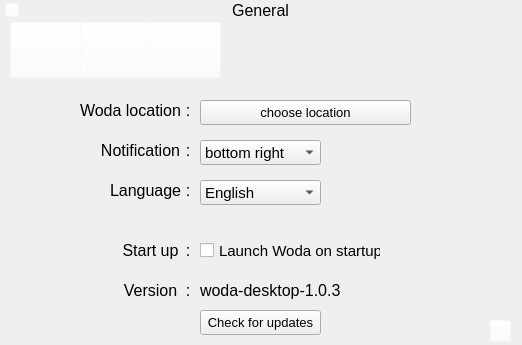
<?xml version="1.0" encoding="UTF-8"?>
<ui version="4.0">
 <class>GeneralGUI</class>
 <widget class="QWidget" name="GeneralGUI">
  <property name="geometry">
   <rect>
    <x>0</x>
    <y>0</y>
    <width>522</width>
    <height>345</height>
   </rect>
  </property>
  <property name="minimumSize">
   <size>
    <width>522</width>
    <height>345</height>
   </size>
  </property>
  <property name="maximumSize">
   <size>
    <width>522</width>
    <height>345</height>
   </size>
  </property>
  <property name="windowTitle">
   <string>General</string>
  </property>
  <property name="windowIcon">
   <iconset resource="../woda.qrc">
    <normaloff>:/logoTray</normaloff>:/logoTray</iconset>
  </property>
  <property name="styleSheet">
   <string notr="true"/>
  </property>
  <widget class="QLabel" name="labelTitle">
   <property name="geometry">
    <rect>
     <x>220</x>
     <y>0</y>
     <width>81</width>
     <height>21</height>
    </rect>
   </property>
   <property name="text">
    <string>&lt;html&gt;&lt;head/&gt;&lt;body&gt;&lt;p align=&quot;center&quot;&gt;&lt;span style=&quot; font-size:12pt;&quot;&gt;General&lt;/span&gt;&lt;/p&gt;&lt;/body&gt;&lt;/html&gt;</string>
   </property>
  </widget>
  <widget class="QLabel" name="labelGeneral">
   <property name="geometry">
    <rect>
     <x>10</x>
     <y>57</y>
     <width>71</width>
     <height>21</height>
    </rect>
   </property>
   <property name="text">
    <string>&lt;html&gt;&lt;head/&gt;&lt;body&gt;&lt;p align=&quot;center&quot;&gt;&lt;span style=&quot; font-size:10pt;&quot;&gt;General&lt;/span&gt;&lt;/p&gt;&lt;/body&gt;&lt;/html&gt;</string>
   </property>
  </widget>
  <widget class="QLabel" name="labelAccount">
   <property name="geometry">
    <rect>
     <x>80</x>
     <y>57</y>
     <width>71</width>
     <height>20</height>
    </rect>
   </property>
   <property name="text">
    <string>&lt;html&gt;&lt;head/&gt;&lt;body&gt;&lt;p align=&quot;center&quot;&gt;&lt;span style=&quot; font-size:10pt;&quot;&gt;Account&lt;/span&gt;&lt;/p&gt;&lt;/body&gt;&lt;/html&gt;</string>
   </property>
  </widget>
  <widget class="QLabel" name="labelSync">
   <property name="geometry">
    <rect>
     <x>150</x>
     <y>57</y>
     <width>71</width>
     <height>20</height>
    </rect>
   </property>
   <property name="text">
    <string>&lt;html&gt;&lt;head/&gt;&lt;body&gt;&lt;p align=&quot;center&quot;&gt;&lt;span style=&quot; font-size:10pt;&quot;&gt;Sync&lt;/span&gt;&lt;/p&gt;&lt;/body&gt;&lt;/html&gt;</string>
   </property>
  </widget>
  <widget class="QPushButton" name="pushButtonClose">
   <property name="geometry">
    <rect>
     <x>5</x>
     <y>3</y>
     <width>14</width>
     <height>14</height>
    </rect>
   </property>
   <property name="minimumSize">
    <size>
     <width>14</width>
     <height>14</height>
    </size>
   </property>
   <property name="maximumSize">
    <size>
     <width>14</width>
     <height>14</height>
    </size>
   </property>
   <property name="styleSheet">
    <string notr="true">background-color: rgba(255, 255, 255, 0);</string>
   </property>
   <property name="text">
    <string/>
   </property>
   <property name="icon">
    <iconset resource="../woda.qrc">
     <normaloff>:/close</normaloff>:/close</iconset>
   </property>
   <property name="iconSize">
    <size>
     <width>14</width>
     <height>14</height>
    </size>
   </property>
  </widget>
  <widget class="QPushButton" name="pushButtonGeneral">
   <property name="geometry">
    <rect>
     <x>10</x>
     <y>22</y>
     <width>71</width>
     <height>56</height>
    </rect>
   </property>
   <property name="minimumSize">
    <size>
     <width>71</width>
     <height>56</height>
    </size>
   </property>
   <property name="maximumSize">
    <size>
     <width>71</width>
     <height>56</height>
    </size>
   </property>
   <property name="styleSheet">
    <string notr="true">background-color: rgba(255, 255, 255, 0);</string>
   </property>
   <property name="text">
    <string/>
   </property>
   <property name="icon">
    <iconset resource="../woda.qrc">
     <normaloff>:/tabGeneralOn</normaloff>:/tabGeneralOn</iconset>
   </property>
   <property name="iconSize">
    <size>
     <width>71</width>
     <height>56</height>
    </size>
   </property>
  </widget>
  <widget class="QPushButton" name="pushButtonAccount">
   <property name="geometry">
    <rect>
     <x>80</x>
     <y>22</y>
     <width>71</width>
     <height>56</height>
    </rect>
   </property>
   <property name="minimumSize">
    <size>
     <width>71</width>
     <height>56</height>
    </size>
   </property>
   <property name="maximumSize">
    <size>
     <width>71</width>
     <height>56</height>
    </size>
   </property>
   <property name="styleSheet">
    <string notr="true">background-color: rgba(255, 255, 255, 0);</string>
   </property>
   <property name="text">
    <string/>
   </property>
   <property name="icon">
    <iconset resource="../woda.qrc">
     <normaloff>:/tabAccountOff</normaloff>:/tabAccountOff</iconset>
   </property>
   <property name="iconSize">
    <size>
     <width>71</width>
     <height>56</height>
    </size>
   </property>
  </widget>
  <widget class="QPushButton" name="pushButtonSync">
   <property name="geometry">
    <rect>
     <x>150</x>
     <y>22</y>
     <width>71</width>
     <height>56</height>
    </rect>
   </property>
   <property name="minimumSize">
    <size>
     <width>71</width>
     <height>56</height>
    </size>
   </property>
   <property name="maximumSize">
    <size>
     <width>71</width>
     <height>56</height>
    </size>
   </property>
   <property name="styleSheet">
    <string notr="true">background-color: rgba(255, 255, 255, 0);</string>
   </property>
   <property name="text">
    <string/>
   </property>
   <property name="icon">
    <iconset resource="../woda.qrc">
     <normaloff>:/tabSyncOff</normaloff>:/tabSyncOff</iconset>
   </property>
   <property name="iconSize">
    <size>
     <width>71</width>
     <height>56</height>
    </size>
   </property>
  </widget>
  <widget class="QLabel" name="labelWodaLocation">
   <property name="geometry">
    <rect>
     <x>80</x>
     <y>100</y>
     <width>101</width>
     <height>21</height>
    </rect>
   </property>
   <property name="text">
    <string>&lt;html&gt;&lt;head/&gt;&lt;body&gt;&lt;p align=&quot;center&quot;&gt;&lt;span style=&quot; font-size:12pt;&quot;&gt;Woda location&lt;/span&gt;&lt;/p&gt;&lt;/body&gt;&lt;/html&gt;</string>
   </property>
  </widget>
  <widget class="QLabel" name="labelLanguage">
   <property name="geometry">
    <rect>
     <x>110</x>
     <y>180</y>
     <width>71</width>
     <height>21</height>
    </rect>
   </property>
   <property name="text">
    <string>&lt;html&gt;&lt;head/&gt;&lt;body&gt;&lt;p align=&quot;center&quot;&gt;&lt;span style=&quot; font-size:12pt;&quot;&gt;Language&lt;/span&gt;&lt;/p&gt;&lt;/body&gt;&lt;/html&gt;</string>
   </property>
  </widget>
  <widget class="QLabel" name="labelNotification">
   <property name="geometry">
    <rect>
     <x>100</x>
     <y>140</y>
     <width>81</width>
     <height>21</height>
    </rect>
   </property>
   <property name="text">
    <string>&lt;html&gt;&lt;head/&gt;&lt;body&gt;&lt;p align=&quot;center&quot;&gt;&lt;span style=&quot; font-size:12pt;&quot;&gt;Notification&lt;/span&gt;&lt;/p&gt;&lt;/body&gt;&lt;/html&gt;</string>
   </property>
  </widget>
  <widget class="QLabel" name="labelSpacer1">
   <property name="geometry">
    <rect>
     <x>180</x>
     <y>100</y>
     <width>16</width>
     <height>21</height>
    </rect>
   </property>
   <property name="text">
    <string>&lt;html&gt;&lt;head/&gt;&lt;body&gt;&lt;p align=&quot;center&quot;&gt;&lt;span style=&quot; font-size:12pt;&quot;&gt;:&lt;/span&gt;&lt;/p&gt;&lt;/body&gt;&lt;/html&gt;</string>
   </property>
  </widget>
  <widget class="QLabel" name="labelSpacer2">
   <property name="geometry">
    <rect>
     <x>180</x>
     <y>140</y>
     <width>16</width>
     <height>21</height>
    </rect>
   </property>
   <property name="text">
    <string>&lt;html&gt;&lt;head/&gt;&lt;body&gt;&lt;p align=&quot;center&quot;&gt;&lt;span style=&quot; font-size:12pt;&quot;&gt;:&lt;/span&gt;&lt;/p&gt;&lt;/body&gt;&lt;/html&gt;</string>
   </property>
  </widget>
  <widget class="QLabel" name="labelSpacer3">
   <property name="geometry">
    <rect>
     <x>180</x>
     <y>180</y>
     <width>16</width>
     <height>21</height>
    </rect>
   </property>
   <property name="text">
    <string>&lt;html&gt;&lt;head/&gt;&lt;body&gt;&lt;p align=&quot;center&quot;&gt;&lt;span style=&quot; font-size:12pt;&quot;&gt;:&lt;/span&gt;&lt;/p&gt;&lt;/body&gt;&lt;/html&gt;</string>
   </property>
  </widget>
  <widget class="QComboBox" name="comboBoxNotification">
   <property name="geometry">
    <rect>
     <x>200</x>
     <y>140</y>
     <width>121</width>
     <height>25</height>
    </rect>
   </property>
   <property name="font">
    <font>
     <pointsize>11</pointsize>
    </font>
   </property>
   <item>
    <property name="text">
     <string>bottom right</string>
    </property>
   </item>
   <item>
    <property name="text">
     <string>top left</string>
    </property>
   </item>
   <item>
    <property name="text">
     <string>top right</string>
    </property>
   </item>
   <item>
    <property name="text">
     <string>bottom left</string>
    </property>
   </item>
  </widget>
  <widget class="QComboBox" name="comboBoxLanguage">
   <property name="geometry">
    <rect>
     <x>200</x>
     <y>180</y>
     <width>121</width>
     <height>25</height>
    </rect>
   </property>
   <property name="font">
    <font>
     <pointsize>11</pointsize>
    </font>
   </property>
   <item>
    <property name="text">
     <string>English</string>
    </property>
   </item>
  </widget>
  <widget class="QPushButton" name="pushButtonLocation">
   <property name="geometry">
    <rect>
     <x>200</x>
     <y>100</y>
     <width>211</width>
     <height>25</height>
    </rect>
   </property>
   <property name="font">
    <font>
     <pointsize>10</pointsize>
    </font>
   </property>
   <property name="text">
    <string>choose location</string>
   </property>
  </widget>
  <widget class="QLabel" name="imgSpacer">
   <property name="geometry">
    <rect>
     <x>70</x>
     <y>220</y>
     <width>350</width>
     <height>3</height>
    </rect>
   </property>
   <property name="minimumSize">
    <size>
     <width>350</width>
     <height>3</height>
    </size>
   </property>
   <property name="maximumSize">
    <size>
     <width>350</width>
     <height>3</height>
    </size>
   </property>
   <property name="text">
    <string/>
   </property>
   <property name="pixmap">
    <pixmap resource="../woda.qrc">:/spacer</pixmap>
   </property>
  </widget>
  <widget class="QLabel" name="labelSpacer4">
   <property name="geometry">
    <rect>
     <x>180</x>
     <y>240</y>
     <width>16</width>
     <height>21</height>
    </rect>
   </property>
   <property name="text">
    <string>&lt;html&gt;&lt;head/&gt;&lt;body&gt;&lt;p align=&quot;center&quot;&gt;&lt;span style=&quot; font-size:12pt;&quot;&gt;:&lt;/span&gt;&lt;/p&gt;&lt;/body&gt;&lt;/html&gt;</string>
   </property>
  </widget>
  <widget class="QLabel" name="labelStartUp">
   <property name="geometry">
    <rect>
     <x>120</x>
     <y>240</y>
     <width>61</width>
     <height>21</height>
    </rect>
   </property>
   <property name="text">
    <string>&lt;html&gt;&lt;head/&gt;&lt;body&gt;&lt;p align=&quot;center&quot;&gt;&lt;span style=&quot; font-size:12pt;&quot;&gt;Start up&lt;/span&gt;&lt;/p&gt;&lt;/body&gt;&lt;/html&gt;</string>
   </property>
  </widget>
  <widget class="QCheckBox" name="checkBoxStartUp">
   <property name="geometry">
    <rect>
     <x>200</x>
     <y>240</y>
     <width>181</width>
     <height>21</height>
    </rect>
   </property>
   <property name="font">
    <font>
     <pointsize>11</pointsize>
    </font>
   </property>
   <property name="text">
    <string>Launch Woda on startup</string>
   </property>
  </widget>
  <widget class="QLabel" name="labelNameVersion">
   <property name="geometry">
    <rect>
     <x>120</x>
     <y>280</y>
     <width>61</width>
     <height>21</height>
    </rect>
   </property>
   <property name="text">
    <string>&lt;html&gt;&lt;head/&gt;&lt;body&gt;&lt;p align=&quot;center&quot;&gt;&lt;span style=&quot; font-size:12pt;&quot;&gt;Version&lt;/span&gt;&lt;/p&gt;&lt;/body&gt;&lt;/html&gt;</string>
   </property>
  </widget>
  <widget class="QLabel" name="labelSpacer5">
   <property name="geometry">
    <rect>
     <x>180</x>
     <y>280</y>
     <width>16</width>
     <height>21</height>
    </rect>
   </property>
   <property name="text">
    <string>&lt;html&gt;&lt;head/&gt;&lt;body&gt;&lt;p align=&quot;center&quot;&gt;&lt;span style=&quot; font-size:12pt;&quot;&gt;:&lt;/span&gt;&lt;/p&gt;&lt;/body&gt;&lt;/html&gt;</string>
   </property>
  </widget>
  <widget class="QLabel" name="labelVersion">
   <property name="geometry">
    <rect>
     <x>200</x>
     <y>280</y>
     <width>291</width>
     <height>21</height>
    </rect>
   </property>
   <property name="text">
    <string>&lt;html&gt;&lt;head/&gt;&lt;body&gt;&lt;p&gt;&lt;span style=&quot; font-size:12pt;&quot;&gt;woda-desktop-1.0.3&lt;/span&gt;&lt;/p&gt;&lt;/body&gt;&lt;/html&gt;</string>
   </property>
  </widget>
  <widget class="QPushButton" name="pushButtonCheckUpdate">
   <property name="geometry">
    <rect>
     <x>200</x>
     <y>310</y>
     <width>121</width>
     <height>25</height>
    </rect>
   </property>
   <property name="font">
    <font>
     <pointsize>10</pointsize>
    </font>
   </property>
   <property name="text">
    <string>Check for updates</string>
   </property>
  </widget>
  <widget class="QPushButton" name="pushButtonWebApp">
   <property name="geometry">
    <rect>
     <x>490</x>
     <y>320</y>
     <width>21</width>
     <height>22</height>
    </rect>
   </property>
   <property name="minimumSize">
    <size>
     <width>21</width>
     <height>22</height>
    </size>
   </property>
   <property name="maximumSize">
    <size>
     <width>21</width>
     <height>22</height>
    </size>
   </property>
   <property name="styleSheet">
    <string notr="true">background-color: rgba(255, 255, 255, 0);</string>
   </property>
   <property name="text">
    <string/>
   </property>
   <property name="icon">
    <iconset resource="../woda.qrc">
     <normaloff>:/webapp</normaloff>:/webapp</iconset>
   </property>
   <property name="iconSize">
    <size>
     <width>21</width>
     <height>22</height>
    </size>
   </property>
  </widget>
  <zorder>labelSync</zorder>
  <zorder>labelGeneral</zorder>
  <zorder>labelAccount</zorder>
  <zorder>labelTitle</zorder>
  <zorder>pushButtonClose</zorder>
  <zorder>pushButtonGeneral</zorder>
  <zorder>pushButtonAccount</zorder>
  <zorder>pushButtonSync</zorder>
  <zorder>labelWodaLocation</zorder>
  <zorder>labelLanguage</zorder>
  <zorder>labelNotification</zorder>
  <zorder>labelSpacer1</zorder>
  <zorder>labelSpacer2</zorder>
  <zorder>labelSpacer3</zorder>
  <zorder>comboBoxNotification</zorder>
  <zorder>comboBoxLanguage</zorder>
  <zorder>pushButtonLocation</zorder>
  <zorder>imgSpacer</zorder>
  <zorder>labelSpacer4</zorder>
  <zorder>labelStartUp</zorder>
  <zorder>checkBoxStartUp</zorder>
  <zorder>labelNameVersion</zorder>
  <zorder>labelSpacer5</zorder>
  <zorder>labelVersion</zorder>
  <zorder>pushButtonCheckUpdate</zorder>
  <zorder>pushButtonWebApp</zorder>
 </widget>
 <resources>
  <include location="../woda.qrc"/>
 </resources>
 <connections>
  <connection>
   <sender>pushButtonClose</sender>
   <signal>clicked()</signal>
   <receiver>GeneralGUI</receiver>
   <slot>closePreference()</slot>
   <hints>
    <hint type="sourcelabel">
     <x>11</x>
     <y>9</y>
    </hint>
    <hint type="destinationlabel">
     <x>260</x>
     <y>172</y>
    </hint>
   </hints>
  </connection>
  <connection>
   <sender>pushButtonAccount</sender>
   <signal>clicked()</signal>
   <receiver>GeneralGUI</receiver>
   <slot>btnPageAccount()</slot>
   <hints>
    <hint type="sourcelabel">
     <x>115</x>
     <y>49</y>
    </hint>
    <hint type="destinationlabel">
     <x>260</x>
     <y>172</y>
    </hint>
   </hints>
  </connection>
  <connection>
   <sender>pushButtonSync</sender>
   <signal>clicked()</signal>
   <receiver>GeneralGUI</receiver>
   <slot>btnPageSync()</slot>
   <hints>
    <hint type="sourcelabel">
     <x>185</x>
     <y>49</y>
    </hint>
    <hint type="destinationlabel">
     <x>260</x>
     <y>172</y>
    </hint>
   </hints>
  </connection>
  <connection>
   <sender>pushButtonWebApp</sender>
   <signal>clicked()</signal>
   <receiver>GeneralGUI</receiver>
   <slot>btnWebApp()</slot>
   <hints>
    <hint type="sourcelabel">
     <x>500</x>
     <y>330</y>
    </hint>
    <hint type="destinationlabel">
     <x>260</x>
     <y>172</y>
    </hint>
   </hints>
  </connection>
  <connection>
   <sender>pushButtonLocation</sender>
   <signal>clicked()</signal>
   <receiver>GeneralGUI</receiver>
   <slot>btnFolderLocation()</slot>
   <hints>
    <hint type="sourcelabel">
     <x>305</x>
     <y>112</y>
    </hint>
    <hint type="destinationlabel">
     <x>260</x>
     <y>172</y>
    </hint>
   </hints>
  </connection>
 </connections>
 <slots>
  <slot>closePreference()</slot>
  <slot>btnPageAccount()</slot>
  <slot>btnPageSync()</slot>
  <slot>btnWebApp()</slot>
  <slot>btnFolderLocation()</slot>
 </slots>
</ui>
